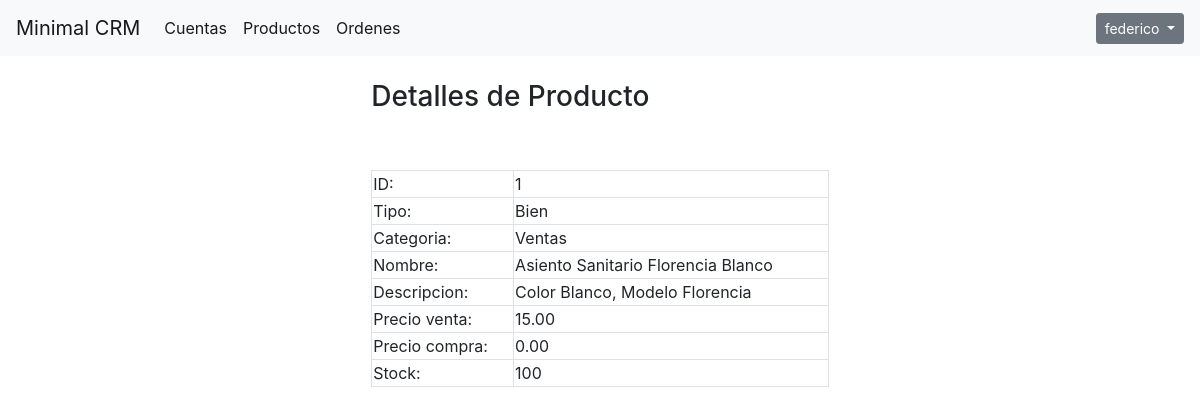
Screenshot of /producto/1 (signed in) with the database file from the repository.
### crm/models.py (models this page shows, shortened)
class Producto(models.Model):
    nombre = models.CharField(max_length=256)
    tipo = models.CharField(max_length=256, choices=PROD_TIPO, default="Bien")
    categoria = models.CharField(max_length=256, choices=PROD_CATEGORIA, default="Ventas")
    descripcion = models.CharField(max_length=256)
    precio_lista = models.DecimalField(decimal_places=2, max_digits=20, null=True)
    precio_compra = models.DecimalField(decimal_places=2, max_digits=20, null=True)
    stock = models.IntegerField(default=1, null=True)

### crm/views.py (the view)
# urls.py: re_path(r'^producto/(?P<pk>\d+)$', DetallesProducto.as_view(), name='producto-details'),
class DetallesProducto(LoginRequiredMixin, DetailView):
    model = Producto
    context_object_name = 'item'
    template_name = 'producto-details.html'
    def get_context_data(self, **kwargs):
        context = super().get_context_data(**kwargs)
        context['titulo'] = 'Producto'
        return context

### templates/producto-details.html (shortened to what this page needs)
{% extends "header.html" %}
{% block content %}
<div class="col-md-12">
    <br />
    <div class="col-md-5 col-md-offset-4 centered">
    <h3>Detalles de {{titulo}}</h3>
    <br />
    <br />
        <table class="table table-bordered">
            <tr>
                <td>ID:</td>
                <td>{{ item.id}}</td>
            </tr>
            <tr>
                <td>Tipo:</td>
                <td>{{ item.tipo}}</td>
            </tr>
            <tr>
                <td>Categoria:</td>
                <td>{{ item.categoria }}</td>
            </tr>
            <tr>
                <td>Nombre:</td>
                <td>{{ item.nombre}}</td>
            </tr>
            <tr>
                <td>Descripcion:</td>
                <td>{{ item.descripcion}}</td>
            </tr>
            <tr>
                <td>Precio venta:</td>
                <td>{{ item.precio_lista }}</td>
            </tr>
            <tr>
                <td>Precio compra:</td>
                <td>{{ item.precio_compra}}</td>
            </tr>
            <tr>
                <td>Stock:</td>
                <td>{{ item.stock}}</td>
            </tr>
        </table>
    </div>
</div>
{% endblock %}

### templates/header.html (shortened to what this page needs)
{% load static %}
<!DOCTYPE html>
<html lang="es">
<head>
    <link rel="stylesheet" href="https://stackpath.bootstrapcdn.com/bootstrap/4.2.1/css/bootstrap.min.css">
    <link rel="stylesheet" href="https://cdnjs.cloudflare.com/ajax/libs/font-awesome/4.6.3/css/font-awesome.min.css">
</head>
<body>
    <nav class="navbar navbar-expand-lg navbar-light bg-light">
        <a class="navbar-brand" href="{% url 'index' %}">Minimal CRM</a>
      <div class="collapse navbar-collapse" id="navbarSupportedContent">
        <ul class="navbar-nav mr-auto">
          <li class="nav-item active">
              <a class="nav-link" href="{% url 'lista_cuentas' %}">Cuentas<span class="sr-only">(current)</span></a>
          </li>
          <li class="nav-item active">
              <a class="nav-link" href="{% url 'lista_productos' %}">Productos<span class="sr-only">(current)</span></a>
          </li>
          <li class="nav-item active">
              <a class="nav-link" href="{% url 'lista_ordenes' %}">Ordenes<span class="sr-only">(current)</span></a>
          </li>
        </ul>
        {% if user.is_authenticated %}
        <div class="dropdown">
            <button class="btn btn-sm btn-secondary dropdown-toggle" type="button" id="dropdownMenuButton" data-toggle="dropdown" aria-haspopup="true" aria-expanded="false">
            {{ user.username }}
           </button>
        </div>
        {% else %}
            <a href="{% url 'login' %}">Ingresar</a>
        {% endif %}
      </div>
    </nav>
{% block content %}
{% endblock %}
</body>
</html>

### templates/header.html (style rules this page uses)
.centered { margin: 0 auto; }
tr td { padding: 1px !important; margin: 1px !important; }

### rows the page displays
Producto: id "1", tipo "Bien", categoria "Ventas", nombre "Asiento Sanitario Florencia Blanco", descripcion "Color Blanco, Modelo Florencia", precio_lista "15.00", precio_compra "0.00", stock "100"

### other values shown
{{ user.username }} "federico"
{{ titulo }} "Producto"
